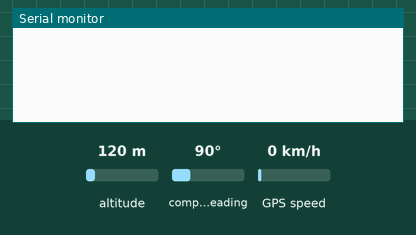
Bench run of a sketch on a simulated Arduino Uno, built with avr-gcc and run on an emulated ATmega328P. Parts: the last lines printed to the serial monitor. The test bench sets the inputs (shaded band); at power-on: altitude 120 m, compass heading 90°, GPS speed 0 km/h. The GPS gets a fix after 3 s at 37.7749, -122.4194 with 8 satellites.

Above: at 2.2 s.
2.3 s: altitude set to 20 m
At 3.5 s:
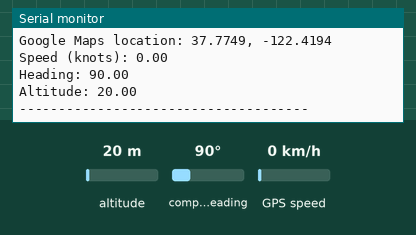
4.5 s: compass heading set to 7°
6.0 s: GPS speed set to 2 km/h
At 7.0 s:
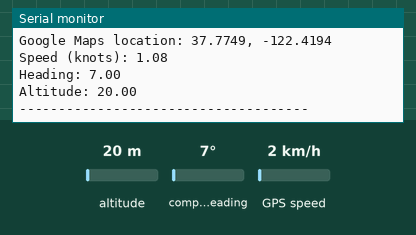
Timing chart, 0 to 9.0 s (numbered marks = the images above; inputs shaded):
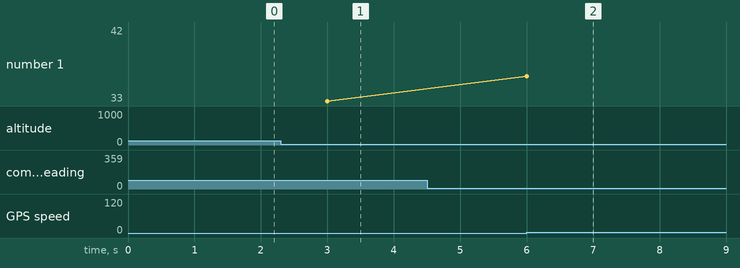

Measured:
- after the input at 2.3 s, the serial monitor: prints a new line after 0.72 s (image 1)
- after the input at 6.0 s, the serial monitor: prints a new line at once (image 2)

The sketch:

raw_gps_code.ino
```cpp
#include <Adafruit_GPS.h>
#include <SoftwareSerial.h>

SoftwareSerial mySerial(3, 2);
Adafruit_GPS GPS(&mySerial);

char c;

void setup() {
  Serial.begin(115200);
  GPS.begin(9600);
  GPS.sendCommand("$PMTK251,19200*22");
  mySerial.end();
  GPS.begin(19200);

  GPS.sendCommand(PMTK_SET_NMEA_OUTPUT_RMCGGA);

  GPS.sendCommand(PMTK_SET_NMEA_UPDATE_10HZ);
  delay(1000);
}

void loop() {

  clearGPS();

  while (!GPS.newNMEAreceived()) {
    c = GPS.read();
  }

  GPS.parse(GPS.lastNMEA());

  Serial.print("Time: ");
  Serial.print(GPS.hour, DEC);
  Serial.print(':');
  Serial.print(GPS.minute, DEC);
  Serial.print(':');
  Serial.print(GPS.seconds, DEC);
  Serial.print('.');
  Serial.println(GPS.milliseconds);

  Serial.print("Fix: ");
  Serial.print(GPS.fix);
  Serial.print(" quality: ");
  Serial.println(GPS.fixquality);
  Serial.print("Satellites: ");
  Serial.println(GPS.satellites);

  if (GPS.fix) {
    Serial.print("Location: ");
    Serial.print(GPS.latitude, 4);
    Serial.print(GPS.lat);
    Serial.print(", ");
    Serial.print(GPS.longitude, 4);
    Serial.println(GPS.lon);
    Serial.print("Google Maps location: ");
    Serial.print(GPS.latitudeDegrees, 4);
    Serial.print(", ");
    Serial.println(GPS.longitudeDegrees, 4);

    Serial.print("Speed (knots): ");
    Serial.println(GPS.speed);
    Serial.print("Heading: ");
    Serial.println(GPS.angle);
    Serial.print("Altitude: ");
    Serial.println(GPS.altitude);
  }
  Serial.println("-------------------------------------");
}

void clearGPS() {
  while (!GPS.newNMEAreceived()) {
    c = GPS.read();
  }
  GPS.parse(GPS.lastNMEA());

  while (!GPS.newNMEAreceived()) {
    c = GPS.read();
  }
  GPS.parse(GPS.lastNMEA());
}
```
